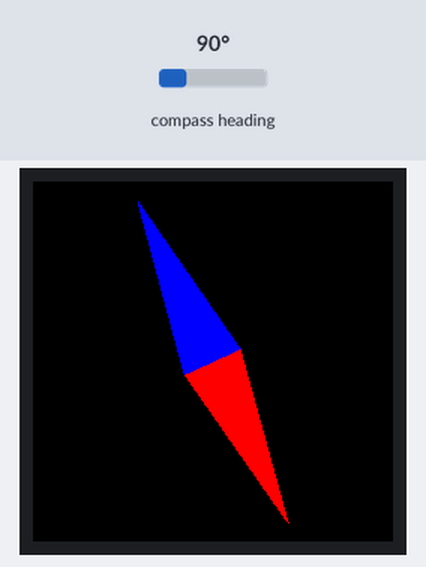
This sketch was run on a simulated STM32 Blue Pill. Parts: 240×240 colour display. Inputs (shaded band) come from the test bench; at power-on: compass heading 90°. What the sketch prints to the serial monitor is not drawn.

Above: at 1.4 s.
1.5 s: compass heading set to 7°
At 1.74 s:
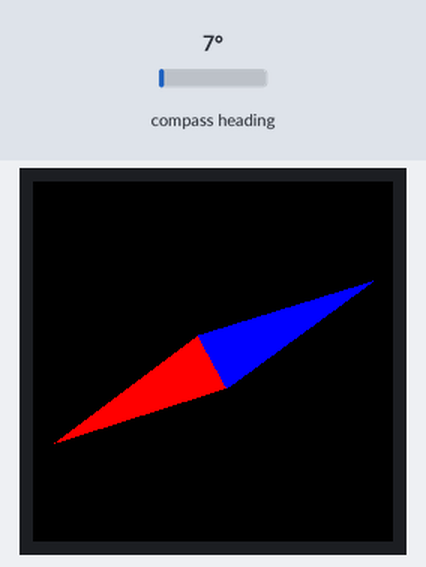
3.0 s: compass heading set to 180°
At 3.42 s:
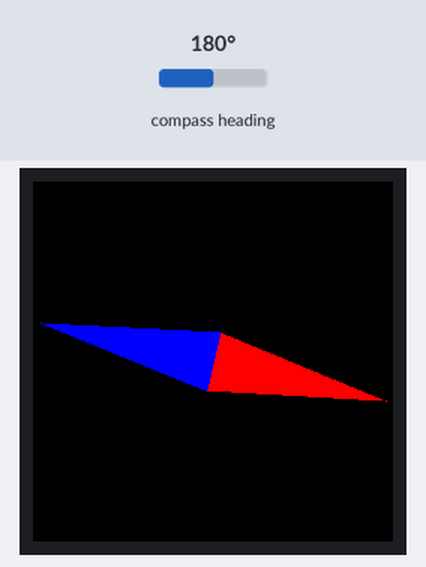
4.7 s: compass heading set to 269°
At 4.98 s:
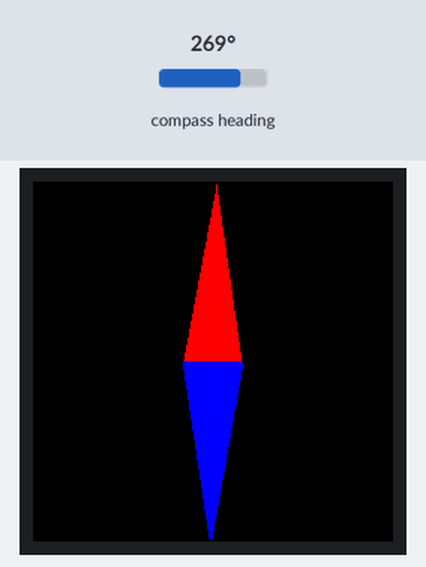
Timing chart, 0 to 7.7 s (numbered marks = the images above; inputs shaded):
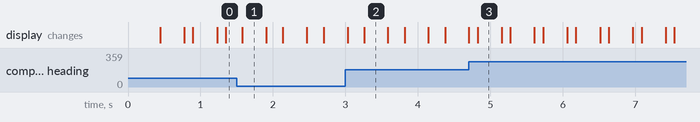

Measured:
- after the input at 1.5 s, the display: changes after 0.08 s (image 1)
- after the input at 3.0 s, the display: first differs from a run without the input after 0.26 s (image 2)
- after the input at 4.7 s, the display: first differs from a run without the input after 0.12 s (image 3)

The sketch:

Compass.ino
```cpp
#include <Wire.h>
#define SCR_WD   240
#define SCR_HT   240
#include <SPI.h>
// QMC5883L Compass Library
#include <QMC5883LCompass.h>
#define GREEN 0x07E0
#define RED 0xF800
#define BLACK 0x0000
#define B 0x001F

#if (__STM32F1__) // bluepill
#define TFT_DC  PA1
#define TFT_RST PA0
//#include <Arduino_ST7789_STM.h>
#else
#define TFT_DC  7
#define TFT_RST 8
#include <Arduino_ST7789_Fast.h>
//#include <Arduino_ST7789.h>
#endif

Arduino_ST7789 tft = Arduino_ST7789(TFT_DC, TFT_RST);

QMC5883LCompass compass;

int head;

void setup() {
  tft.begin();
  tft.fillScreen(BLACK);
  // Initialize the serial port.
  Serial.begin(9600);
  // Initialize I2C.
  Wire.begin();
  // Initialize the Compass.
  compass.init();
}

void loop() {
  int x, y, z;

  // Read compass values
  compass.read();

  x = compass.getX();
  y = compass.getY();
  z = compass.getZ();


  Serial.print("X: ");
  Serial.print(x);

  Serial.print("  Y: ");
  Serial.print(y);

  //Serial.print("  Z: ");
  //Serial.print(z);

  //Serial.print("  H: ");
  //Serial.print((y+x)/2);

  if(x < 0)
  {
    head = map(y,-1233,900,180,0);
  }
  else
  {
    head = map(y,-1233,900,181,359);
  }
   Serial.print("  H: ");
   Serial.print(head);
   Serial.println();

    int X = sin(radians(359-head)) * 119;
    int Y = cos(radians(359-head)) * 119;

    tft.fillTriangle(120+(20*cos(radians(359-head))),120+(20*sin(radians(359-head))),120-X,120+Y,120-(20*cos(radians(359-head))),120-(20*sin(radians(359-head))),RED);
    tft.fillTriangle(120+(20*cos(radians(359-head))),120+(20*sin(radians(359-head))),120+X,120-Y,120-(20*cos(radians(359-head))),120-(20*sin(radians(359-head))),B);
    //tft.fillTriangle(140,120,120,10,100,120,RED);
    //tft.fillTriangle(140,120,120,230,100,120,B);

  delay(100);
    //tft.fillTriangle(120+(20*sin(radians(360-head))),120-(5*cos(radians(head))),X+(25*cos(radians(head))),Y+(25*sin(radians(head))),120-(5*sin(radians(head))),120+(5*cos(radians(head))),BLACK);
  tft.fillTriangle(120+(20*cos(radians(359-head))),120+(20*sin(radians(359-head))),120-X,120+Y,120-(20*cos(radians(359-head))),120-(20*sin(radians(359-head))),BLACK);
  tft.fillTriangle(120+(20*cos(radians(359-head))),120+(20*sin(radians(359-head))),120+X,120-Y,120-(20*cos(radians(359-head))),120-(20*sin(radians(359-head))),BLACK);
}
```
